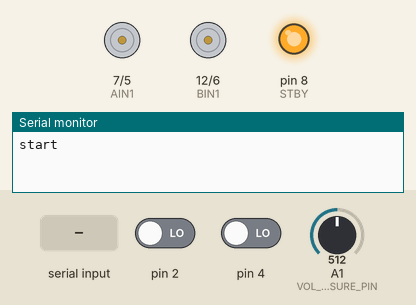
This sketch was run on a simulated Arduino Uno, built with avr-gcc and run on an emulated ATmega328P. On the bench: direction and speed pins drawn as motors (green arrow = direction pin HIGH = forward, orange = LOW = backward, longer = more drive, stopped while the standby pin is LOW), output pins drawn as LEDs (lit = HIGH), the last lines printed to the serial monitor. The inputs (shaded band) are chosen by the test bench; at power-on: pin 2 LOW, pin 4 LOW, A1 (VOL_MEASURE_PIN) = 512.

Above: at 0.8 s.
0.9 s: "90,45\n" received over Serial
At 3.4 s:
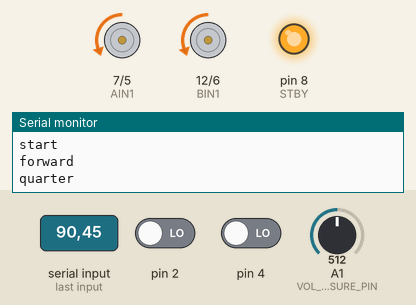
At 8.3 s:
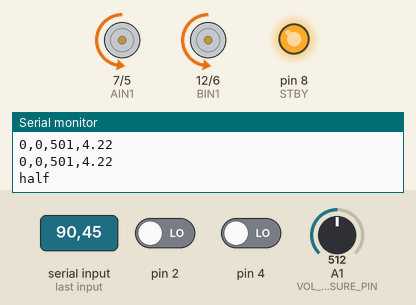
Timing chart, 0 to 25.9 s (numbered marks = the images above; inputs shaded):
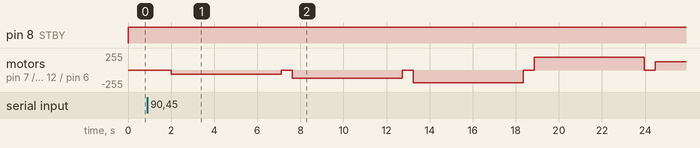

Measured:
- after the input at 0.9 s, motor on pin 7 (AIN1) / pin 5 (PWMA_LEFT), motor on pin 12 (BIN1) / pin 6 (PWMB_RIGHT): stopped → backward 63/255 after 1.1 s, → stopped 5.1 s later, → backward 127/255 0.50 s later, → stopped 5.1 s later, … (9 changes in this stretch)

The sketch:

velocityEstimation.ino
```cpp
#include <Arduino.h>
#include <util/atomic.h>
#include "arduinoPythonSerial.h"
#include "motor.h"
#include "pins.h"

#define ENCODER_SAMPLE_RATE 500UL
#define TEST_POINTS 10

// globals
volatile unsigned long leftEncoder = 0;
volatile unsigned long rightEncoder = 0;
unsigned char motorSpeed;
const unsigned char fullSpeed = 255;
unsigned long encoderTimer;

//function header
void mySetup();
void interruptInit();
void motorTest(unsigned char mSpeed, bool reverse=false);
double measureVoltage();

int main() {
  unsigned long leftCount = 0;
  unsigned long rightCount = 0;
  init();
  mySetup();
  delay(1000);

  // forward test
  Serial.println("forward");
  motorSpeed = fullSpeed / 4;
  Serial.println("quarter");
  motorTest(motorSpeed);
  delay(500);

  // half speed test
  motorSpeed = fullSpeed / 2;
  Serial.println("half");
  motorTest(motorSpeed);
  delay(500);

  // three quarter
  motorSpeed = 3*fullSpeed / 4;
  Serial.println("three-quarter");
  motorTest(motorSpeed);
  delay(500);

  // reverse test
  Serial.println("reverse");
  motorSpeed = fullSpeed / 4;
  Serial.println("quarter");
  motorTest(motorSpeed, true);
  delay(500);

  // half speed test
  motorSpeed = fullSpeed / 2;
  Serial.println("half");
  motorTest(motorSpeed, true);
  delay(500);

  // three quarter
  motorSpeed = 3*fullSpeed / 4;
  Serial.println("three-quarter");
  motorTest(motorSpeed, true);
  delay(500);

  endComms();
  return 0;
}


void mySetup(){
  // open serial port
  Serial.begin(115200);
  // set up interrupts
  interruptInit();
  // initialize motors
  initMotors();
  // begin serial communication with python
  beginComms();
}

void interruptInit(){
  // pins 2 and 4 as inputs
  DDRD &= (~(1<<2)) & (~(1<<4));
  // set pin 2 as external interrupts
  EIMSK |= (1<<INT0);
  // trigger pin 2 on any logic change
  EICRA |= (1<<ISC00);
  // enable interrupt groug PCIE2
  PCICR |= (1<<PCIE2);
  // set pin 4 as pin change interrupt
  PCMSK2 |= (1<<PCINT20);
  // global interrupt enable
  sei();
}

ISR(INT0_vect){
  leftEncoder++;
}

ISR(PCINT2_vect){
  rightEncoder++;
}

void motorTest(unsigned char mSpeed, bool reverse=false){
  int i = 0;
  unsigned long left[TEST_POINTS];
  unsigned long right[TEST_POINTS];
  unsigned long elapsed[TEST_POINTS];
  float volts[TEST_POINTS];
  unsigned long timer;
  if(reverse){
    driveBackward(mSpeed);
  }
  else{
    driveForward(mSpeed);
  }
  delay(100);
  encoderTimer = millis();
  while(i < TEST_POINTS){
    if((timer = (millis() - encoderTimer)) > ENCODER_SAMPLE_RATE){
      encoderTimer = millis();
      ATOMIC_BLOCK(ATOMIC_RESTORESTATE){
        left[i] = leftEncoder;
        right[i] = rightEncoder;
        leftEncoder = 0UL;
        rightEncoder = 0UL;
        }
      elapsed[i] = timer;
      volts[i] = measureVoltage();
      i++;
    }
  }
  for(int j = 0; j < TEST_POINTS; j++){
      sendData(right[j], left[j], elapsed[j], volts[j]);
    }
  stopMotors();
}

double measureVoltage(){
  return (analogRead(VOL_MEASURE_PIN) * 1.1 / 1024) * ((10 + 1.5) / 1.5);
}
```

arduinoPythonSerial.h
```cpp
#ifndef ARDUINO_PYTHON_SERIAL_H
#define ARDUINO_PYTHON_SERIAL_H

#define START "start"
#define STOP "stop"

void sendStart(){
  Serial.println(START);
}

void sendStop(){
  Serial.println(STOP);
}
void beginComms(){
  unsigned long timer;
  bool received = false;
  while(!received){
    sendStart();
    timer = micros();
    while((micros() - timer) < 1e6){
      if(Serial.available()){
         received = true;
      }
    }
  }
}

void endComms(){
  unsigned long timer;
  bool complete = false;
  while(!complete){
    sendStop();
    timer = micros();
    while(micros() - timer < 1e6){
      if(Serial.available()){
        int bytesRead = Serial.read();
        if((bytesRead - 48) == 2){
          complete = true;
        }
      }
    }
  }
}

void sendData(unsigned long right, unsigned long left, unsigned long t, float volts)
{
  Serial.print(right);Serial.print(",");
  Serial.print(left);Serial.print(",");
  Serial.print(t);Serial.print(',');
  Serial.println(volts);
}

#endif
```

motor.cpp
```cpp
#include "pins.h"
#include "motor.h"
#include <Arduino.h>

void initMotors(void)
{
  pinMode(AIN1, OUTPUT);
  pinMode(BIN1, OUTPUT);
  pinMode(PWMA_LEFT, OUTPUT);
  pinMode(PWMB_RIGHT, OUTPUT);
  pinMode(STBY, OUTPUT);
  stopMotors();
}

void stopMotors(void)
{
  digitalWrite(AIN1, LOW);
  digitalWrite(BIN1, LOW);
  digitalWrite(STBY, HIGH);
  analogWrite(PWMA_LEFT, 0);
  analogWrite(PWMB_RIGHT, 0);
}


void driveForward(unsigned char speed)
{
  digitalWrite(AIN1, 0);
  digitalWrite(BIN1, 0);
  analogWrite(PWMA_LEFT, speed);
  analogWrite(PWMB_RIGHT, speed);
}


void driveBackward(unsigned char speed)
{
  digitalWrite(AIN1, 1);
  digitalWrite(BIN1, 1);
  analogWrite(PWMA_LEFT, speed);
  analogWrite(PWMB_RIGHT, speed);
}
```

motor.h
```cpp
#ifndef MOTOR_H_INCLUDED
#define MOTOR_H_INCLUDED


void initMotors(void);
void stopMotors(void);

void driveForward(unsigned char speed);
void driveBackward(unsigned char speed);


#endif
```

pins.h
```cpp
#ifndef Pins_h
#define Pins_h


#define AIN1         7    // direction left motor
#define PWMA_LEFT    5    // pulse width modulation

#define BIN1        12    // direction right motor
#define PWMB_RIGHT   6    // pulse width modulation

#define STBY         8    // standby mode

#define VOL_MEASURE_PIN A1

#endif
```
